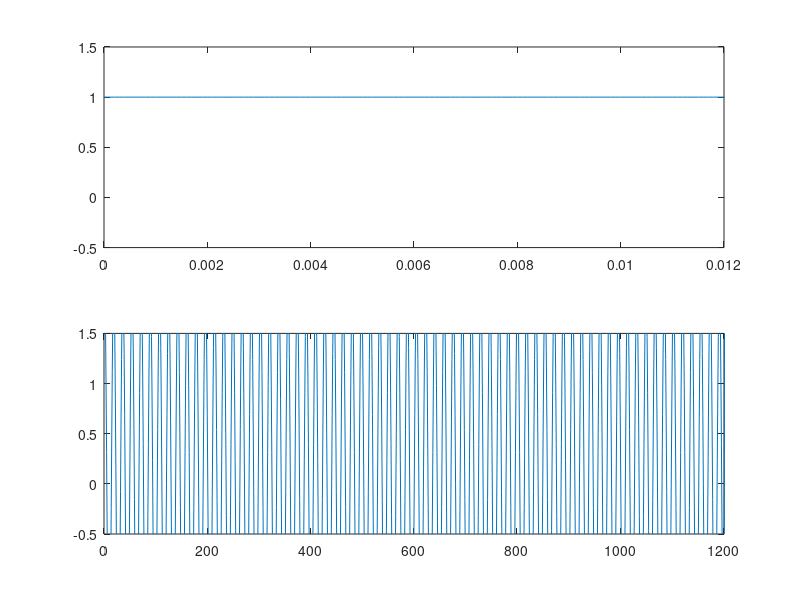

Source code (MATLAB):
% Binary PSK

clc;
clear all;
close all;

%Initialization
Ts=0.001;
fc=5000;
% theta_0=0;
% theta_1=pi;
bit_len=12;
M=2;
Am=2;
fc_high=(9*fc)/8;
fc_low=(7*fc)/8;

%Bit Sequence
bit_s=zeros(1,bit_len);
for ib=1:bit_len
    if rand<0.5
        bit_s(ib)=0;
    else
        bit_s(ib)=1;
    end
end

t=0:0.00001:(bit_len)*Ts;
bp_high=Am*cos(2*pi*(fc_high)*t);
bp_low=Am*cos(2*pi*(fc_low)*t);
bit_sequence=[];
band_pass_fsk=[];

for j=1:(bit_len)
    bit_sequence=[bit_sequence bit_s(j)*ones(1,(1/(Ts*10)))];
    if bit_s(j)==1
        band_pass_fsk=[band_pass_fsk bp_high];
    else
        band_pass_fsk=[band_pass_fsk bp_low];
    end
end
bit_sequence=[bit_sequence 0];

subplot(2,1,1);
plot(t*10,bit_sequence);
axis([0 (bit_len*Ts) -0.5 1.5]);


subplot(2,1,2);
plot(band_pass_fsk);
% axis([0 (bit_len*Ts) -0.5 1.5]);
axis([0 (length(bit_sequence)) -0.5 1.5]);

